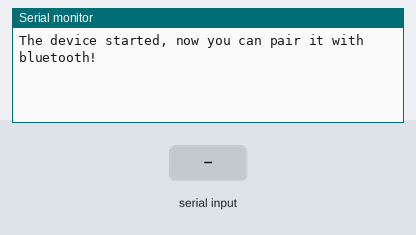
The sketch below on a simulated ESP32. Parts: the last lines printed to the serial monitor. The test bench sets the inputs (shaded band). Storage starts empty; nothing arrives over Bluetooth unless stated.

Above: at 1.2 s.
1.3 s: "read\n" received over the second serial link
At 2.5 s:
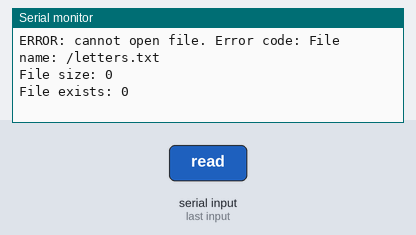
2.8 s: "delete\n" received over the second serial link
At 4.2 s:
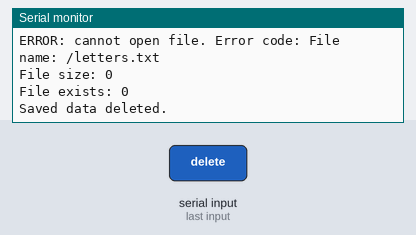

The sketch:

SerialBT_fileRead.ino
```cpp
/* Header comment here
 */

#include "BluetoothSerial.h"
#include <SD.h>

#if !defined(CONFIG_BT_ENABLED) || !defined(CONFIG_BLUEDROID_ENABLED)
#error Bluetooth is not enabled! Please run `make menuconfig` to and enable it
#endif

#if !defined(CONFIG_BT_SPP_ENABLED)
#error Serial Bluetooth not available or not enabled. It is only available for the ESP32 chip.
#endif

// read, delete, exit
BluetoothSerial SerialBT;
File file;
String str = "Hello World!";

void setup() {
  Serial.begin(115200);

  // File setup stuff
  if(!SD.begin()) {
    Serial.println("SD card initialization failed!");
    return;
  }
  /* this is for if you want the
  file = SD.open("/letters.txt", FILE_WRITE);
  if (!file) {
    Serial.println("ERROR: cannot open file.");
    return;
  }
  fill_file(file); // Add all letters
  file.close();
  // operator is_open = file.isOpen();
  Serial.println("File written successfully");
  */

  // Bluetooth setup stuff
  SerialBT.begin("ESP32_test11"); // Bluetooth device name
  Serial.println("The device started, now you can pair it with bluetooth!");

} // setup()

void loop() {
  if (SerialBT.available()) { // If there is data coming in (from Bluetooth)
    String command = SerialBT.readStringUntil('\n'); // Read string till new line char
    command.trim(); // remove leading and trailing whitespace

    if (command == "read") { // this is true, command reads fine
      file = SD.open("/letters.txt", FILE_READ); // returning 0???
      if (file) {
        while (file.available()) {
          SerialBT.write(file.read());
        } // while()
        file.close();
        Serial.println();
        Serial.println("I am here!");
        SerialBT.println();
        SerialBT.println("I am here!");
      } else { // if file == false
        Serial.print("ERROR: cannot open file. Error code: ");
        //Serial.println(SD.error());
        SerialBT.print("ERROR: cannot open file.");
        //SerialBT.println(SD.error());
        Serial.println("File name: /letters.txt");
        SerialBT.println("File name: /letters.txt");
        Serial.println("File size: " + String(SD.open("/letters.txt").size()));
        SerialBT.println("File size: " + String(SD.open("/letters.txt").size()));
        Serial.println("File exists: " + String(SD.exists("/letters.txt")));
        SerialBT.println("File exists: " + String(SD.exists("/letters.txt")));
      }
    } else if (command == "delete") {
      str.remove(0); // remove all chars from the string
      Serial.println("Saved data deleted.");
      SerialBT.println("Saved data deleted."); // send confirmation to the Bluetooth device
    } else {
      //Serial.println(command);
      SerialBT.println(command); // send error msg to bluetooth device
    }
  }
} // loop()

void fill_file(File f) {
  for (char c = 'A'; c <= 'Z'; c++) {
    f.println(c);
  } // for()
  for (char c = 'a'; c <= 'z'; c++) {
    f.println(c);
  } // for()
} // fill_file()
```

Measured:
- after the input at 1.3 s, the serial monitor: prints a new line at once (image 1)
- after the input at 2.8 s, the serial monitor: prints a new line at once (image 2)
